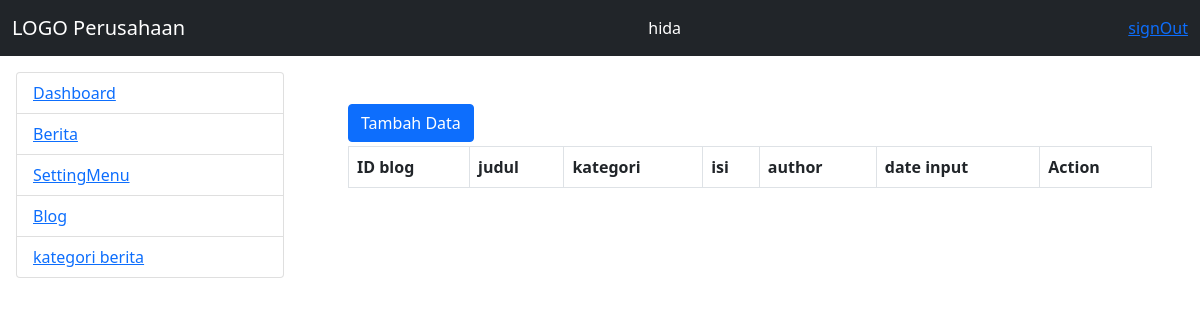
The app's page /admin/home.php?modul=blog (signed in) with its own data.
### tables this page shows
CREATE TABLE `mst_menu` (
  `idmenu` int(11) NOT NULL AUTO_INCREMENT,
  `nmmenu` varchar(20) NOT NULL,
  `link` varchar(30) NOT NULL,
  `is_active` tinyint(4) NOT NULL,
  PRIMARY KEY (`idmenu`)
);

### admin/menu.php (the view, shortened to what this page needs)
<!DOCTYPE html>
<html lang="en">
<head>
</head>
<body>
	<?php
	$qry_menu = mysqli_query($connect_db, "select * from mst_menu") or die("view menu".mysqli_error($connect_db));
	?>
	<ul class="list-group">
		<?php
		while($row = mysqli_fetch_array($qry_menu)){
		?>
		<li class="list-group-item">
			<a href="?modul=<?= $row['link']; ?>"><?= $row['nmmenu']; ?></a>
		</li>
		<?php } ?>
	</ul>
</body>
</html>

### records on screen
mst_menu: nmmenu "Dashboard"
mst_menu: nmmenu "Berita"
mst_menu: nmmenu "SettingMenu"
mst_menu: nmmenu "Blog"
mst_menu: nmmenu "kategori berita"

### other values on screen
$_SESSION['userlogin'] "hida"
